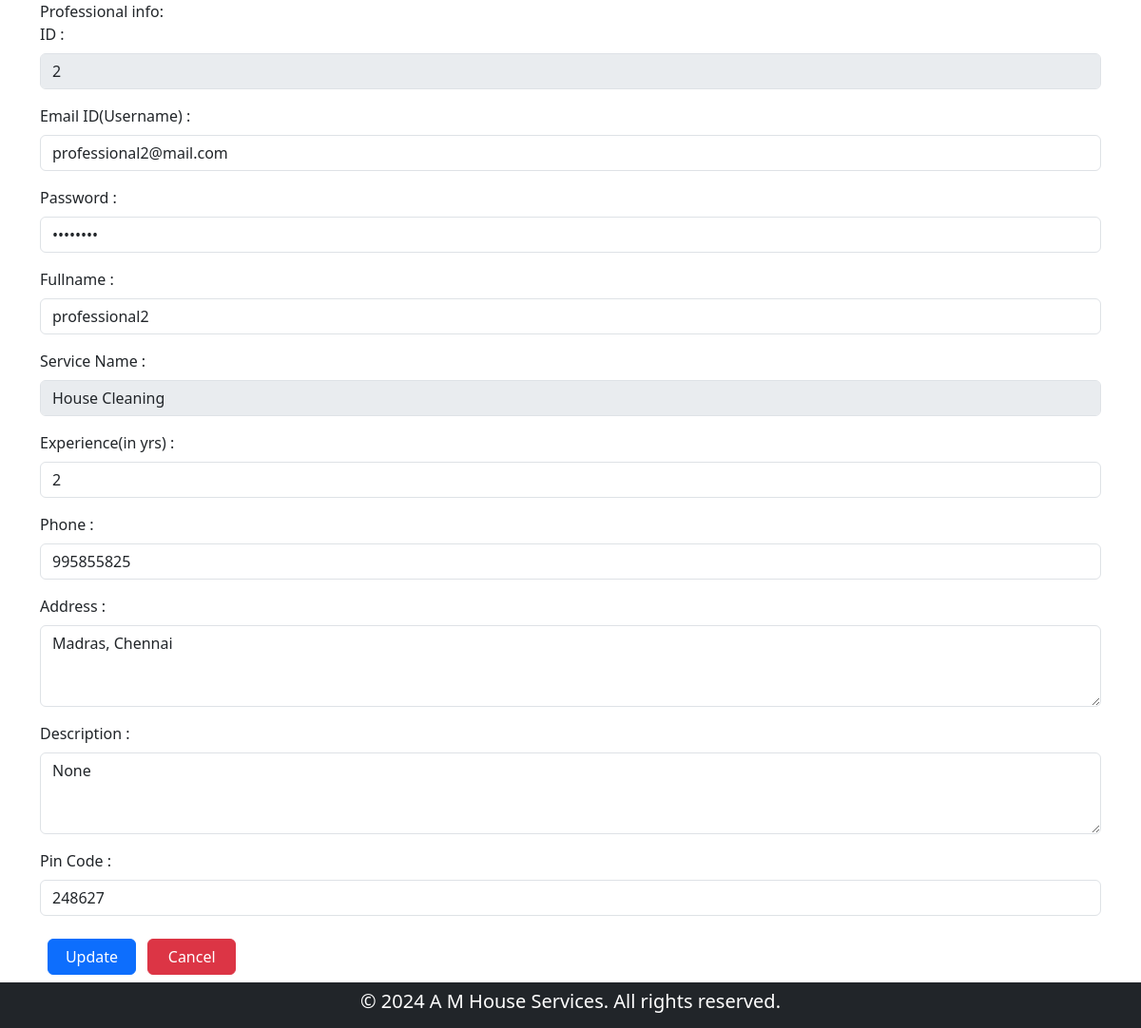
/view/professional/profile/2, run on an earlier commit of the app's database.
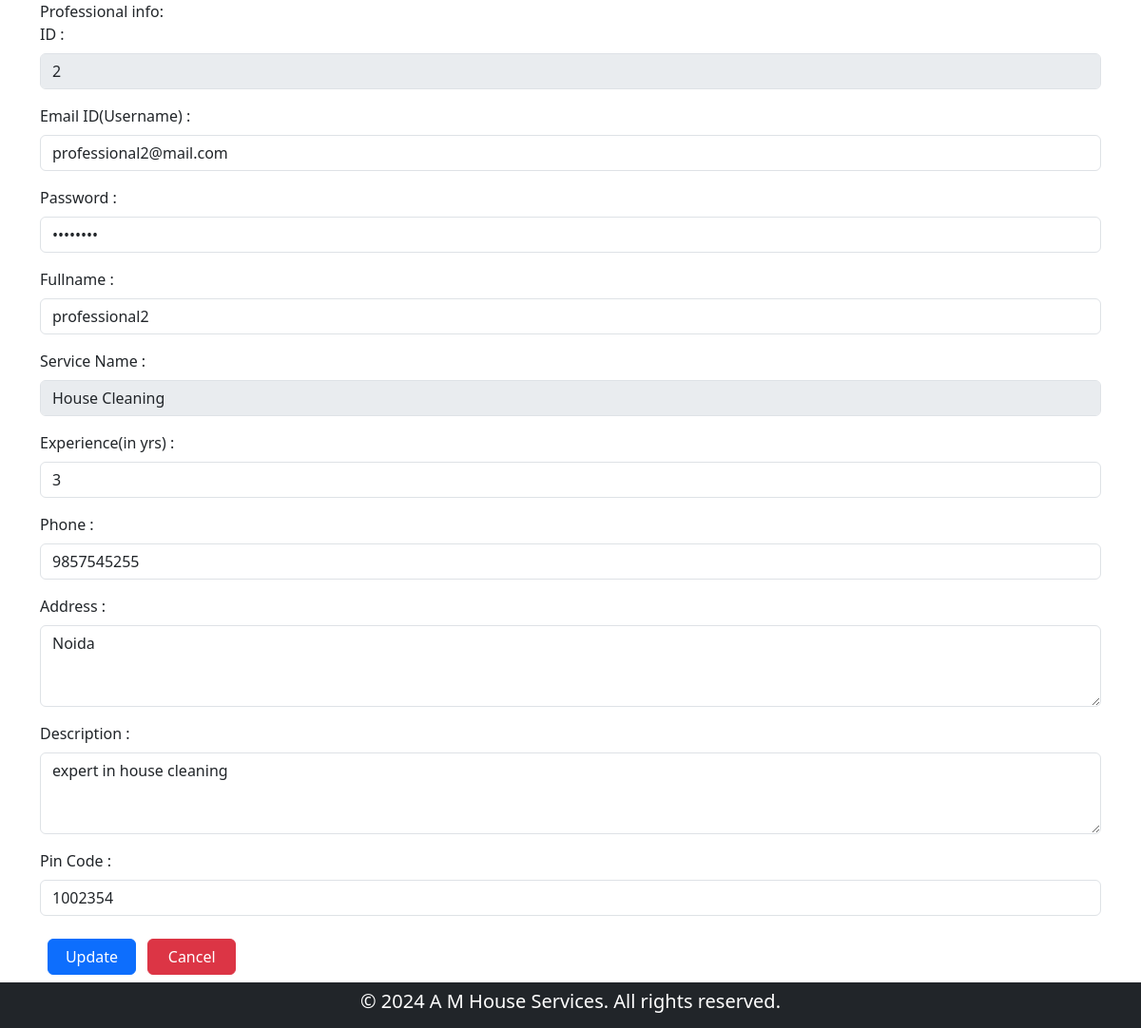
And on a later commit of the database.
### backened/modals.py (models this page shows)
class Professional(db.Model):
    __tablename__ = "professional"
    id = db.Column(db.Integer, primary_key=True)
    email = db.Column(db.String(120), unique=True, nullable=False)
    password = db.Column(db.String(120), nullable=False)
    name = db.Column(db.String(120), nullable=False)
    phone = db.Column(db.Integer, nullable=False)
    address = db.Column(db.String(200), nullable=False)
    pincode = db.Column(db.Integer, nullable=False)
    date_created = db.Column(db.DateTime, default=datetime.now,nullable=False)
    description = db.Column(db.Text, nullable=True)
    service_type = db.Column(db.String(120), nullable=False)
    experience = db.Column(db.Integer, nullable=False)
    file_path = db.Column(db.String(255), nullable=False)
    status = db.Column(db.String(30), default="pending",nullable=False)
    service_requests = db.relationship(
        "ServiceRequest",
        backref="professional",
        lazy=True,
        cascade="all, delete-orphan",
    )

### backened/controller.py (the view, shortened to what this page needs)
@app.route("/view/<user>/profile/<id>", methods=["GET", "POST"])
def update_profile(user, id):
    if user == "customer":
        cust = Customer.query.get_or_404(id)
        if request.method == "POST":
            cust.name = request.form["name"]
            cust.email = request.form["email"]
            cust.password = request.form["pwd"]
            cust.address = request.form["address"]
            cust.pincode = request.form["pin"]
            db.session.commit()
            return redirect(url_for("customerDashboard", user=cust.name))
        return render_template("profile_info.html", customer=cust, user="customer")
    else:
        prof = Professional.query.get_or_404(id)
        return render_template(
            "profile_info.html", professional=prof, user="professional"
        )

### templates/profile_info.html (shortened to what the changed rows need)
{% extends 'layout.html' %}
{% block content %}
{% if user == 'customer' %}
<div class="container-fluid bg-warning" id="home">
    <div class="d-flex justify-content-center">
        <a href="{{ url_for('home') }}" class="text-decoration-none fw-bold fs-4 text-black ">House Services </a>
    </div>
</div>
<nav class="navbar navbar-expand-lg bg-primary">
    <div class="container-xxl">
        <div class="navbar-brand ms-3">
            <a href="{{ url_for('customerDashboard', user = customer.name) }}" class="text-decoration-none text-white">Welcome <strong>
                {{customer.name}}
            </strong></a>
        </div>
            <button class="navbar-toggler bg-white" type="button" data-bs-toggle="collapse" data-bs-target="#navbarNav" aria-controls="navbarNav" aria-expanded="false" aria-label="Toggle navigation">
                <span class="navbar-toggler-icon"></span>
            </button>
            <div class="collapse navbar-collapse row" id="navbarNav">
                <ul class="navbar-nav ms-5 col">
                    <li class="nav-item ">
                    <a class="nav-link text-white" aria-current="page" href="{{ url_for('customerDashboard',user=customer.name) }}">Home</a>
                    </li>
                    <li class="nav-item ">
                        <a class="nav-link text-white" aria-current="page" href="#summary">Summary</a>
                    </li>
                    <li class="nav-item ">
                        <a class="nav-link text-white" aria-current="page" href="{{ url_for('logout') }}">Logout</a>
                    </li>
                    <li class="nav-item">
                        <a class="nav-link text-white" aria-current="page" href="{{ url_for('search' ) }}">Search</a>
                    </li>
                </ul>
            </div>
    </div>
</nav>
<div class="profile-form container">
    <h2>Profile</h2>
    <form action="{{ url_for('update_profile',user='customer',id=customer.id)}}" method="post">
        <div class="mb-3">
            <label for="id" class="form-label">ID:</label>
            <input type="text" class="form-control" name="id" id="id" value="{{ customer.id }}" disabled>
        </div>
        <div class="mb-3">
            <label for="email" class="form-label">Email ID(Username) :</label>
            <input type="email" class="form-control" name="email" id="email" value="{{ customer.email }}" required>
        </div>
        <div class="mb-3">
            <label for="password" class="form-label">Password :</label>
            <input type="password" class="form-control" name="pwd" id="password" value="{{ customer.password }}" required>
        </div>
        <div class="mb-3">
            <label for="fullname" class="form-label">Fullname :</label>
            <input type="text" class="form-control" name="name" id="fullname" value="{{ customer.name }}" required>
        </div>
        <div class="mb-3">
            <label for="address" class="form-label">Address :</label>
            <textarea class="form-control" id="address" name="address" rows="3" required>{{ customer.address }}</textarea>
        </div>
        <div class="mb-3">
            <label for="pincode" class="form-label">Pin Code :</label>
            <input type="text" class="form-control" name="pin" id="pincode" value="{{ customer.pincode }}" required>
        </div>
        <div class="conatiner row-2">
            <button type="submit" class="btn btn-primary m-2 col-1">Update</button>
            <a href="{{ url_for('customerDashboard',user = customer.name) }}" class="text-decoration-none col-1 btn btn-danger">Cancel</a>
        </div>
    </form>
</div>
{% else %}
<div class="container">
    <div class="title">Professional info:</div>
    <form action="{{ url_for('update_profile', user = 'professional', id= professional.id) }}" method="post" enctype="multipart/form-data">
        <div class="mb-3">
            <label for="id" class="form-label">ID :</label>
            <input type="id" class="form-control" name="id" id="id" value="{{ professional.id }}" disabled>
        </div>
        <div class="mb-3">
            <label for="email" class="form-label">Email ID(Username) :</label>
            <input type="email" class="form-control" name="email" id="email" value="{{ professional.email }}" required>
        </div>
        <div class="mb-3">
            <label for="password" class="form-label">Password :</label>
            <input type="password" class="form-control" name="pwd" id="password" value="{{ professional.password }}" required>
        </div>
        <div class="mb-3">
            <label for="fullname" class="form-label">Fullname :</label>
            <input type="text" class="form-control" name="name" value="{{ professional.name }}" id="fullname" required>
        </div>
        <div class="mb-3">
            <label for="service" class="form-label">Service Name :</label>
            <input type="text" class="form-control" name="service" value="{{ professional.service_type }}" id="service" disabled>
        </div>
        <div class="mb-3">
            <label for="experience" class="form-label">Experience(in yrs) :</label>
            <input type="number" class="form-control" name="exp" id="experience" value="{{ professional.experience }}" required>
        </div>
        <div class="mb-3">
            <label for="phone" class="form-label">Phone :</label>
            <input type="text" class="form-control" name="phone" id="phone" value="{{ professional.phone }}" required>
        </div>
        <div class="mb-3">
            <label for="address" class="form-label">Address :</label>
            <textarea class="form-control" name="address" id="address" rows="3" required>{{ professional.address }}</textarea>
        </div>
        <div class="mb-3">
            <label for="description" class="form-label">Description :</label>
            <textarea class="form-control" name="description" id="description" rows="3" required>{{ professional.description }}</textarea>
        </div>
        <div class="mb-3">
            <label for="pincode" class="form-label">Pin Code :</label>
            <input type="text" class="form-control" name="pincode" id="pincode" value="{{ professional.pincode }}" required>
        </div>
        <div class="conatiner row-2">
            <button type="submit" class="btn btn-primary m-2 col-1">Update</button>
            <a href="{{ url_for('professionalDashboard',id = professional.id) }}" class="text-decoration-none col-1 btn btn-danger">Cancel</a>
        </div>
    </form>
</div>
{% endif %}
{% endblock content %}

What changed in the data, as far as the page shows it:
changed Professional "professional2@mail.com": exp "2" → "3"; phone "995855825" → "9857545255"; address "Madras, Chennai" → "Noida"; description "None" → "expert in house cleaning"; pincode "248627" → "1002354"
